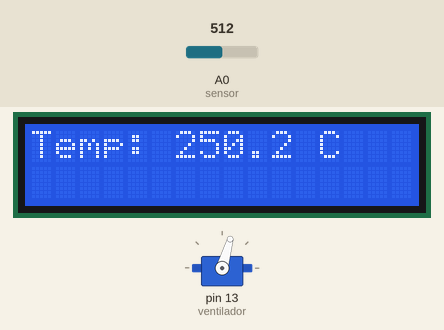
A sketch run on a simulated Arduino Uno, built with avr-gcc and run on an emulated ATmega328P. Parts: 16×2 character LCD, servo. Inputs (shaded band) come from the test bench; at power-on: A0 (sensor) = 512.

Above: at 1.2 s.
1.3 s: A0 (sensor) set to 138
At 3.23 s:
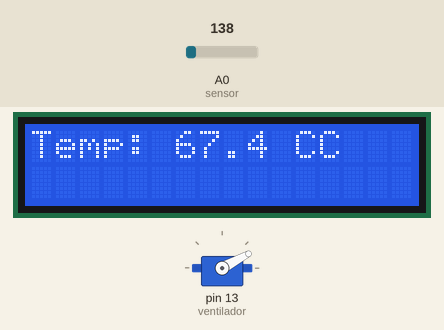
4.9 s: A0 (sensor) set to 126
At 6.4 s:
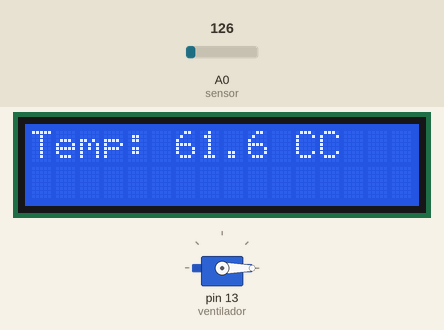
8.5 s: A0 (sensor) set to 23
At 9.0 s:
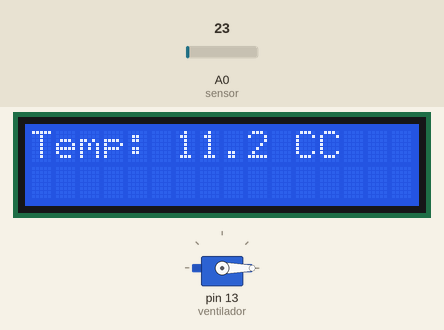
12.1 s: A0 (sensor) set to 18
At 13.5 s:
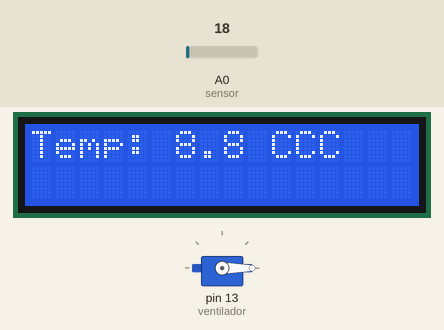
Timing chart, 0 to 15.1 s (numbered marks = the images above; inputs shaded):
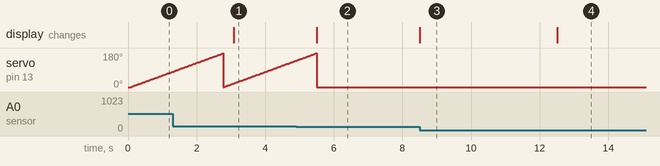

Measured:
- the behaviour switches between 133 and 132 on A0 (sensor) (found by bisection; images 1 and 2)
- the behaviour switches between 21 and 20 on A0 (sensor) (found by bisection; images 3 and 4)
- after the input at 1.3 s, the display: changes after 1.8 s (image 1)
- after the input at 4.9 s, servo on pin 13 (ventilador): goes on until 5.5 s, then stays 0°; the display: changes after 0.60 s (image 2)
- after the input at 8.5 s, the display: changes at once (image 3)
- after the input at 12.1 s, the display: changes after 0.41 s (image 4)

The sketch:

Temperatura.ino
```cpp
/* _____________________________________________
  |            SISTEMAS PROGRAMABLES            |
  |   INGENIERÍA EN SISTEMAS COMPUTACIONALES    |
  |                 7° SEMESTRE                 |
  |          MARCO ALEJANDRO CUPUL HAU          |
  |                 16/11/2020                  |
  |_____________________________________________|*/

//:::::::::::::::::::LIBRERÍAS:::::::::::::::::::
#include <LiquidCrystal.h>                      //Importar la librería para el manejo de la pantalla LCD.
#include <Servo.h>                              //Incluir la librería para controlar servomotores.
//::::::::::::::::::::OBJETOS::::::::::::::::::::
LiquidCrystal lcd(12, 11, 5, 4, 3, 2);          //Crea un objeto enviando los pines (rs,e,d3,d2,d1,d0) del lcd.
Servo ventilador;                               //Crea un objeto de tipo Servo llamado Ventilador.
//:::::::::::::::::::VARIABLES:::::::::::::::::::
int sensor;                                     //Variable para almacenar la temperatura del sensor.
float temperatura;                              //Variable para almacenar la temperatura del sensor en °C.
//::::::::::::::CRITERIOS INICIALES::::::::::::::
void setup() {
  lcd.begin(16, 2);                             //Configurar número de columnas y filas de la pantalla (16x2).
  ventilador.attach(13);                        //Indica el número de pin al que está conectado el ventilador.
}
//:::::::::::CICLO PROGRAMA PRINCIPAL:::::::::::
void loop() {                                   //Se ejecuta repetidamente mientras el arduino está encendido.
  sensor = analogRead(A0);                      //Lee la temperatura del sensor conectado en la entrada A0.
  temperatura = ((sensor*5000.0)/1023)/10;      //Convierte la temperatura leída en grados centígrados.
  lcd.setCursor(0, 0);                          //Coloca el cursor en la columna 0, línea 1 (primera fila).
  lcd.print("Temp: ");                          //Imprime un mensaje en la pantalla.
  lcd.print(temperatura, 1);                    //Imprime la temperatura en grados.
  lcd.print(" C");                              //Imprime un mensaje en la pantalla.
  if (temperatura>65.0) {                       //Condición: Si la temperatura es mayor a 65°C hacer:
    for (int pos=0; pos<180; pos+=1) {          //Ciclo que permite girar el servomotor avanzando de a 1°.
      ventilador.write(pos);                    //Indica el ángulo en el que se posiciona el servomotor.
      delay(15);                                //Indica el tiempo de espera en milisegundos.
    }
  }else {                                       //En caso que la condición anterior no se cumpla, hacer:
    ventilador.write(0);                        //Posicionar el servomotor en el ángulo 0.
    delay(1000);                                //Tiempo de espera en el que se mantendrá quieto.
  }
}
```
